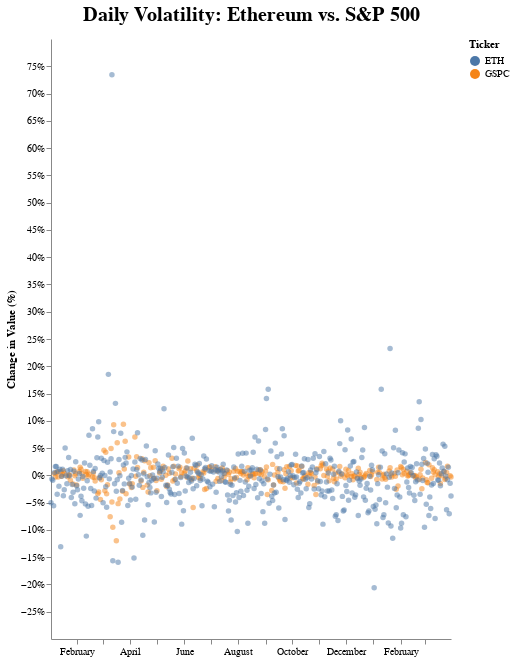

Notebook code cell kept with this figure:
### Code cell
combo_df2 = pd.concat([gspc_df, eth_df])

alt.Chart(combo_df2).mark_point(filled=True).encode(
    x=alt.X(
        'date:T',
        axis=alt.Axis(title=None)
    ),
    y=alt.Y(
        'daily_pct_chg',
        axis=alt.Axis(
            title='Change in Value (%)',
            values=[i*0.05 for i in range(-5, 16)],
            format='%'
        )
    ),
    color=alt.Color(
        'ticker:N',
        legend=alt.Legend(title='Ticker')
    )
).configure_mark(
    opacity=0.5
).configure_axis(
    grid=False
).configure_view(
    strokeOpacity=0
).properties(
    height=600,
    title='Daily Volatility: Ethereum vs. S&P 500'
).configure_title(
    fontSize=20,
    dy=-10
)

### Figure 1 — Vega-Lite specification as saved in the notebook (floating-point values rounded to 4 significant figures; data arrays with more than 128 entries replaced by an {"elided": "..."} marker saying what was removed)
{"config": {"view": {"continuousWidth": 400, "continuousHeight": 300, "strokeOpacity": 0}, "axis": {"grid": false}, "mark": {"opacity": 0.5}, "title": {"dy": -10, "fontSize": 20}}, "data": {"name": "data-ffb19806f9b44dbad621d1d28cb0e12c"}, "mark": {"type": "point", "filled": true}, "encoding": {"color": {"type": "nominal", "field": "ticker", "legend": {"title": "Ticker"}}, "x": {"type": "temporal", "axis": {"title": null}, "field": "date"}, "y": {"type": "quantitative", "axis": {"format": "%", "title": "Change in Value (%)", "values": [-0.25, -0.2, -0.15, -0.1, -0.05, 0.0, 0.05, 0.1, 0.15, 0.2, 0.25, 0.3, 0.35, 0.4, 0.45, 0.5, 0.55, 0.6, 0.65, 0.7, 0.75]}, "field": "daily_pct_chg"}}, "height": 600, "title": "Daily Volatility: Ethereum vs. S&P 500", "$schema": "https://vega.github.io/schema/vega-lite/v4.8.1.json", "datasets": {"data-ffb19806f9b44dbad621d1d28cb0e12c": {"elided": "761 records"}}}
